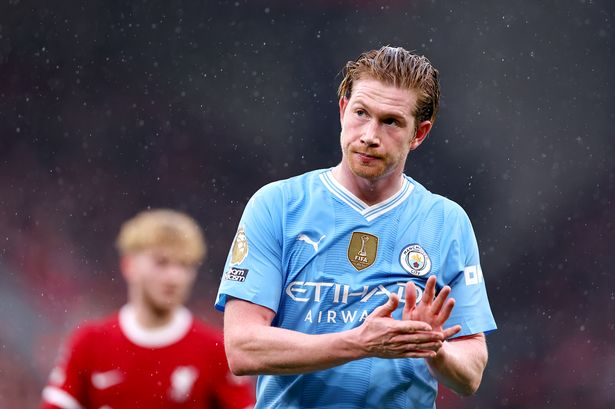
#> input picture model/dataset/Kenvin_de_bruyne/0_GettyImages-2066351573.jpg, 615 x 409 px, given in place of d90560477a89f8e9670a3a5e092ba8dd.jpg, which was not available
$ jupyter execute --allow-errors data_cleaning.ipynb   (shell and % lines are left out)   (text cells are left out)
#> lines starting #> are read from the running program, lines starting #| are printed output that depends on the picture; pictures that were not available may be replaced by others from this repository, and a replacement may not be noted
[cell 1]
import numpy as np
import cv2
import matplotlib
from matplotlib import pyplot as plt

[cell 2]
img = cv2.imread('c:/Users/HI/Downloads/d90560477a89f8e9670a3a5e092ba8dd.jpg')
#> img is the input picture: shape (409, 615, 3); mean B, G, R 92.8, 79.4, 90.2
img.shape
#> Out = (409, 615, 3)

[cell 3]
plt.imshow(img)

[cell 4]
img

[cell 5]
gray = cv2.cvtColor(img, cv2.COLOR_BGR2GRAY)
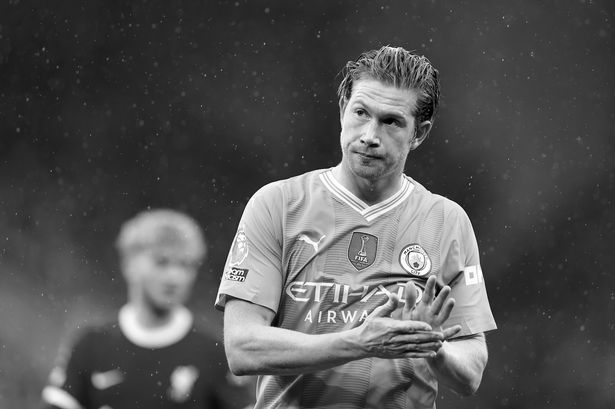
#> gray: shape (409, 615); min 0, max 255, mean 84.2
gray.shape
#> Out = (409, 615)

[cell 6]
gray

[cell 7]
plt.imshow(gray, cmap='gray')

[cell 8]
face_cascade = cv2.CascadeClassifier('./opencv/haarcascades/haarcascade_frontalface_default.xml')
eye_cascade = cv2.CascadeClassifier('./opencv/haarcascades/haarcascade_eye.xml')

faces = face_cascade.detectMultiScale(gray, 1.3, 5)
#> faces = [[324, 81, 100, 100]]
faces
#> Out = [[324, 81, 100, 100]]

[cell 9]
(x,y,w,h) = faces[0]
#> x = 324; y = 81; w = 100; h = 100
x,y,w,h
#> Out = (324, 81, 100, 100)

[cell 10]
face_img = cv2.rectangle(img,(x,y),(x+w,y+h),(255,0,0),5)
plt.imshow(face_img)

#> (a cell that did not finish here is left out)

[cell 12]
plt.imshow(cropped_color, cmap='gray')

[cell 13]
def get_cropped_image_if_2_eyes(image_path):
    img = cv2.imread(image_path)
    gray = cv2.cvtColor(img, cv2.COLOR_BGR2GRAY)
    faces = face_cascade.detectMultiScale(gray, 1.3, 5)
#> faces = [[324, 81, 100, 100]]
    for (x,y,w,h) in faces:
        roi_gray = gray[y:y+h, x:x+w]
        roi_color = img[y:y+h, x:x+w]
        eyes = eye_cascade.detectMultiScale(roi_gray)
        if len(eyes) >= 2:
            return roi_color
#> this loop made 1 pass
#> (x, y, w, h, eyes) on pass 1: (324, 81, 100, 100, [[24, 20, 24, 24]])
#> pass 1, in get_cropped_image_if_2_eyes, `roi_color = img[y:y+h, x:x+w]`:
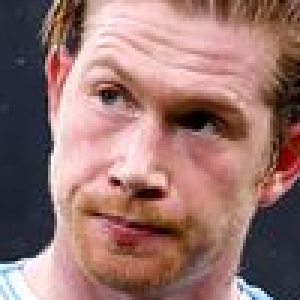
#> roi_color: shape (100, 100, 3) (shown 3 times larger); mean B, G, R 110.8, 115.2, 152.2

[cell 14]
cropped_image = get_cropped_image_if_2_eyes('c:/Users/HI/Downloads/d90560477a89f8e9670a3a5e092ba8dd.jpg')
#> (the rest of this cell did not finish here and is left out)

[cell 15]
org_image_obstructed = cv2.imread('f:/machine_learning/py-master/DataScience/CelebrityFaceRecognition/images_dataset/maria_sharapova/3-681.jpg')
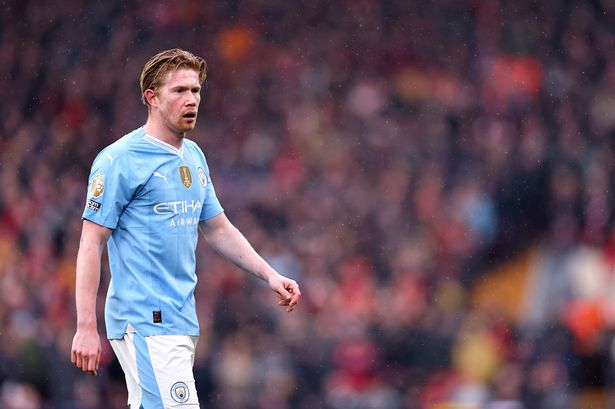
#> input picture model/dataset/Kenvin_de_bruyne/0_Kevin-De-Bruyne.jpg, 615 x 409 px, given in place of 3-681.jpg, which was not available
#> org_image_obstructed is the input picture: shape (409, 615, 3); mean B, G, R 93.9, 79.9, 100
plt.imshow(org_image_obstructed)

[cell 16]
cropped_image_no_2_eyes = get_cropped_image_if_2_eyes('f:/machine_learning/py-master/DataScience/CelebrityFaceRecognition/images_dataset/maria_sharapova/3-681.jpg')
#> in get_cropped_image_if_2_eyes (call 2), `gray = cv2.cvtColor(img, cv2.COLOR_BGR2GRAY)`:
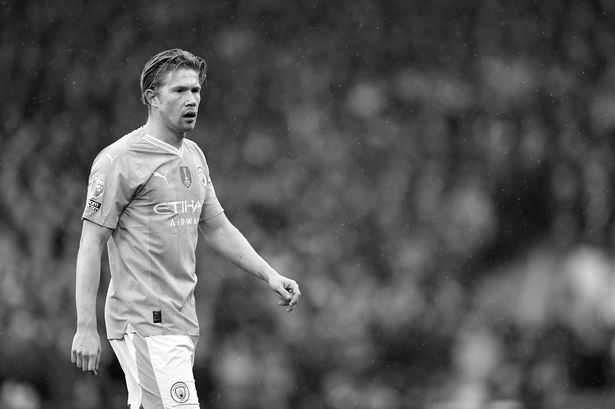
#> gray: shape (409, 615); min 1, max 255, mean 87.5
#> in get_cropped_image_if_2_eyes (call 2), `faces = face_cascade.detectMultiScale(gray, 1.3, 5)`: faces = [[156, 67, 61, 61]]
#> the loop in get_cropped_image_if_2_eyes (call 2), `for (x,y,w,h) in faces:` made 1 pass
#> pass 1, in get_cropped_image_if_2_eyes (call 2), `roi_color = img[y:y+h, x:x+w]`:
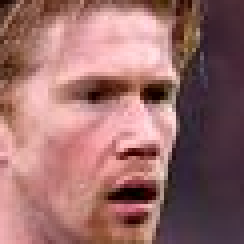
#> roi_color: shape (61, 61, 3) (shown 4 times larger); mean B, G, R 106.5, 107.6, 153
cropped_image_no_2_eyes

[cell 17]
path_to_data = "./dataset/"
path_to_cr_data = "./dataset/cropped/"

[cell 18]
import os
img_dirs = []
for entry in os.scandir(path_to_data):
    if entry.is_dir():
        img_dirs.append(entry.path)
#> pass 2 of the loop `for entry in os.scandir(path_to_data):`:

[cell 19]
img_dirs

[cell 20]
import shutil
if os.path.exists(path_to_cr_data):
     shutil.rmtree(path_to_cr_data)
os.mkdir(path_to_cr_data)

[cell 21]
cropped_image_dirs = []
file_names_dict = {}

for img_dir in img_dirs:
    count = 1
    celebrity_name = img_dir.split('/')[-1]
    print(celebrity_name)

    file_names_dict[celebrity_name] = []

    for entry in os.scandir(img_dir):
        roi_color = get_cropped_image_if_2_eyes(entry.path)
        if roi_color is not None:
            cropped_folder = path_to_cr_data + celebrity_name
            if not os.path.exists(cropped_folder):
                os.makedirs(cropped_folder)
                cropped_image_dirs.append(cropped_folder)
                print("Generating cropped images in folder: ",cropped_folder)

            cropped_file_name = celebrity_name + str(count) + ".png"
            cropped_file_path = cropped_folder + "/" + cropped_file_name

            cv2.imwrite(cropped_file_path, roi_color)
            file_names_dict[celebrity_name].append(cropped_file_path)
            count += 1
#> pass 2 of the loop `for img_dir in img_dirs:`:
#> `count = 1`: count = 1
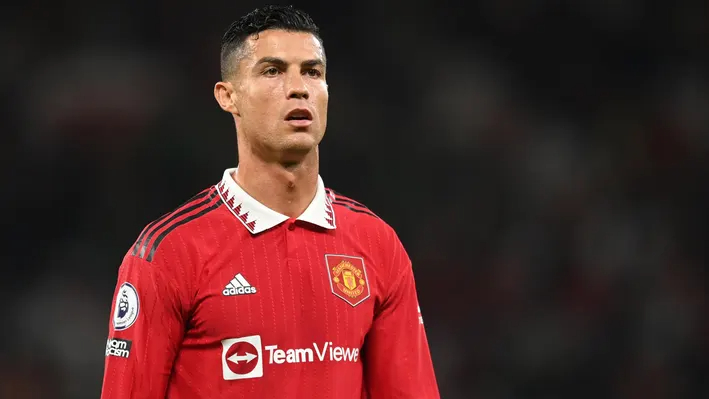
#> input picture model/dataset/cristiano_ronaldo/0x0.jpg, 709 x 399 px
#> in get_cropped_image_if_2_eyes, img is the input picture: shape (399, 709, 3); mean B, G, R 39.2, 40.7, 74.9
#> the loop in get_cropped_image_if_2_eyes, `for (x,y,w,h) in faces:` made 1 pass
#> pass 1, in get_cropped_image_if_2_eyes (call 6), `roi_gray = gray[y:y+h, x:x+w]`:
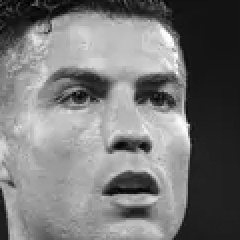
#> roi_gray: shape (120, 120) (shown 2 times larger); min 0, max 255, mean 118.1
#> pass 1, in get_cropped_image_if_2_eyes (call 6), `roi_color = img[y:y+h, x:x+w]`:
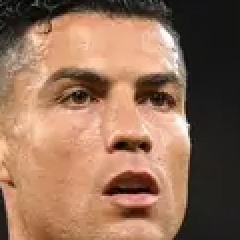
#> roi_color: shape (120, 120, 3) (shown 2 times larger); mean B, G, R 87.5, 109.9, 145.8
#> cropped_file_name = 'cristiano_ronaldo1.png'
#> `count += 1`: count = 2

[cell 22]
import numpy as np
import pywt
import cv2

def w2d(img, mode='haar', level=1):
#> called with mode = 'db1', level = 5
    imArray = img
    #Datatype conversions
    #convert to grayscale
    imArray = cv2.cvtColor( imArray,cv2.COLOR_RGB2GRAY )
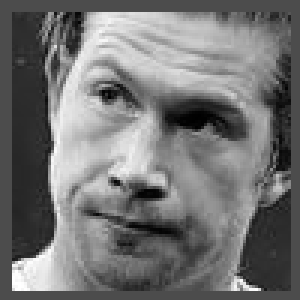
#> imArray: shape (100, 100) (shown 3 times larger); min 0, max 255, mean 116.3
    #convert to float
    imArray =  np.float32(imArray)
    imArray /= 255;
    # compute coefficients
    coeffs=pywt.wavedec2(imArray, mode, level=level)

    #Process Coefficients
    coeffs_H=list(coeffs)
    coeffs_H[0] *= 0;

    # reconstruction
    imArray_H=pywt.waverec2(coeffs_H, mode);
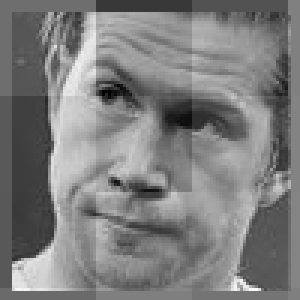
#> imArray_H: shape (100, 100) float32 (shown 3 times larger); min -0.635, max 0.645, mean -1.53e-09; drawn with min black and max white
    imArray_H *= 255;
    imArray_H =  np.uint8(imArray_H)
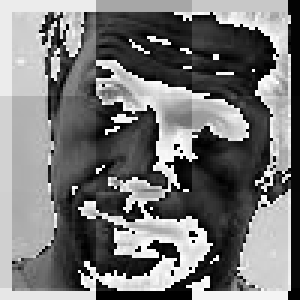
#> imArray_H: shape (100, 100) (shown 3 times larger); min 0, max 255, mean 118.8

    return imArray_H

[cell 23]
im_har = w2d(cropped_color,'db1',5)
plt.imshow(im_har, cmap='gray')

[cell 24]
import os
cropped_image_dirs = []
for entry in os.scandir(path_to_cr_data):
    if entry.is_dir():
        cropped_image_dirs.append(entry.path)
cropped_image_dirs

[cell 25]
celebrity_file_names_dict = {}
for img_dir in cropped_image_dirs:
    celebrity_name = img_dir.split('/')[-1]
    file_list = []
    for entry in os.scandir(img_dir):
        file_list.append(entry.path)
    celebrity_file_names_dict[celebrity_name] = file_list
celebrity_file_names_dict

[cell 26]
class_dict = {}
count = 0
for celebrity_name in celebrity_file_names_dict.keys():
    class_dict[celebrity_name] = count
    count = count + 1
class_dict
